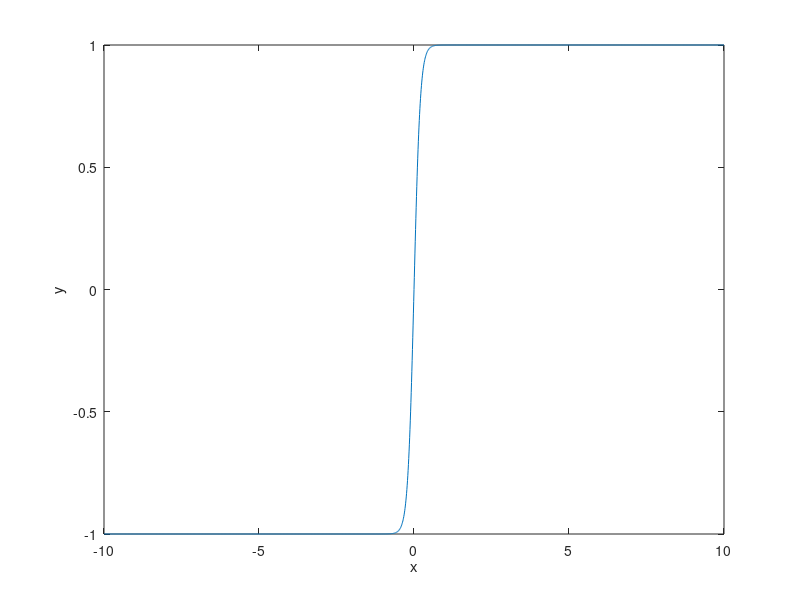

Write MATLAB code to recreate this figure.
%hyperbolic tangent function without using inbuilt func
x = -10:0.01:10;
a = input('Enter the slope parameter')
y = (exp(a.*(x))-exp(-a.*(x)))./(exp(a.*(x))+exp(-a.*(x)));
plot(x,y);
xlabel('x')
ylabel('y')
